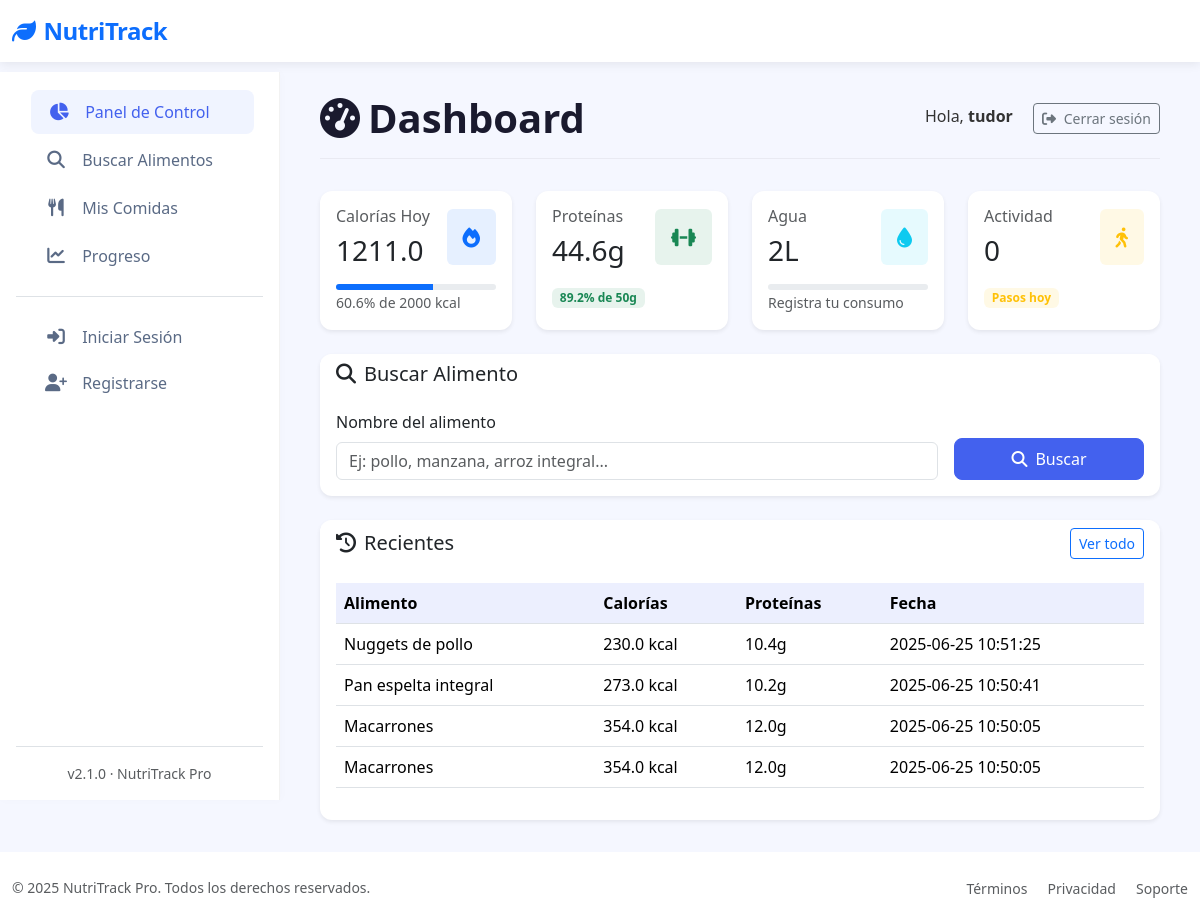
/dashboard (signed in), run on the app's committed database.
### tables this page shows
CREATE TABLE "loggin" (
	"id"	INTEGER,
	"username"	TEXT NOT NULL,
	"password"	TEXT,
	"email"	TEXT, google_id TEXT,
	PRIMARY KEY("id" AUTOINCREMENT)
);

CREATE TABLE food_entries (
        id INTEGER PRIMARY KEY AUTOINCREMENT,
        user_id INTEGER NOT NULL,
        food_name TEXT NOT NULL,
        calories REAL,
        proteins REAL,
        fats REAL,
        carbs REAL,
        date TIMESTAMP DEFAULT CURRENT_TIMESTAMP,
        FOREIGN KEY (user_id) REFERENCES loggin(id)
    );

### app/routes.py (the view)
@app.route('/dashboard')
@login_required
def dashboard():
    with get_db_cursor() as cur:
        cur.execute("SELECT * FROM user_goals WHERE user_id = ?", (current_user.id,))
        goals = cur.fetchone() or {'daily_calories': 2000, 'daily_proteins': 50, 'daily_water': 2}
        cur.execute("""
            SELECT SUM(calories) as calories, SUM(proteins) as proteins
            FROM food_entries
            WHERE user_id = ? AND date(date) = date('now')
        """, (current_user.id,))
        today_stats = cur.fetchone() or {'calories': 0, 'proteins': 0}
        cur.execute("""
            SELECT food_name, calories, proteins, date
            FROM food_entries
            WHERE user_id = ?
            ORDER BY date DESC
            LIMIT 5
        """, (current_user.id,))
        recent_foods = cur.fetchall()
    calories_percentage = min(100, (today_stats['calories'] or 0) / goals['daily_calories'] * 100)
    proteins_percentage = min(100, (today_stats['proteins'] or 0) / goals['daily_proteins'] * 100)
    return render_template('dashboard.html',
        goals=goals,
        today_stats=today_stats,
        recent_foods=recent_foods,
        calories_percentage=round(calories_percentage, 1),
        proteins_percentage=round(proteins_percentage, 1)
    )

### app/__init__.py (called while the page is built)
@login_manager.user_loader
def load_user(user_id):
    return User.get_by_id(user_id)

### app/conexion.py (called while the page is built)
@contextmanager
def get_db_connection():
    conn = sqlite3.connect(DATABASE)
    conn.row_factory = sqlite3.Row  # Esto permite acceso como diccionario
    try:
        yield conn
    finally:
        conn.close()

@contextmanager
def get_db_cursor():
    with get_db_connection() as conn:
        cursor = conn.cursor()
        try:
            yield cursor
            conn.commit()
        except:
            conn.rollback()
            raise

### app/models.py (called while the page is built)
    @staticmethod
    def get_by_id(user_id):
        with get_db_cursor() as cur:
            cur.execute("SELECT * FROM loggin WHERE id = ?", (user_id,))
            user = cur.fetchone()
            if user:
                return User(
                    id=user['id'],
                    username=user['username'],
                    email=user['email'] if 'email' in user.keys() else None,
                    google_id=user['google_id'] if 'google_id' in user.keys() else None
                )
        return None

### app/templates/dashboard.html (shortened to what this page needs)
{% extends "base.html" %}
{% block section %}
<div class="page-header d-flex justify-content-between align-items-center">
  <h1 class="page-title">
    <i class="fas fa-tachometer-alt me-2"></i>Dashboard
  </h1>
  <div>
    <span class="me-3">Hola, <strong>{{ current_user.username }}</strong></span>
    <a href="{{ url_for('logout') }}" class="btn btn-outline-secondary btn-sm">
      <i class="fas fa-sign-out-alt me-1"></i> Cerrar sesión
    </a>
  </div>
</div>
<div class="row">
  <div class="col-xl-3 col-md-6 mb-4">
    <div class="card border-0 shadow-sm h-100">
      <div class="card-body">
        <div class="d-flex justify-content-between align-items-center">
          <div>
            <h6 class="fw-medium text-muted mb-2">Calorías Hoy</h6>
            <h3 class="mb-0">{{ today_stats.calories|default(0) }}</h3>
          </div>
          <div class="bg-primary bg-opacity-10 p-3 rounded">
            <i class="fas fa-fire text-primary fa-lg"></i>
          </div>
        </div>
        <div class="mt-3">
          <div class="progress" style="height: 6px;">
            <div class="progress-bar bg-primary" style="width: {{ calories_percentage }}%"></div>
          </div>
          <small class="text-muted">{{ calories_percentage }}% de {{ goals.daily_calories }} kcal</small>
        </div>
      </div>
    </div>
  </div>
  <div class="col-xl-3 col-md-6 mb-4">
    <div class="card border-0 shadow-sm h-100">
      <div class="card-body">
        <div class="d-flex justify-content-between align-items-center">
          <div>
            <h6 class="fw-medium text-muted mb-2">Proteínas</h6>
            <h3 class="mb-0">{{ today_stats.proteins|default(0) }}g</h3>
          </div>
          <div class="bg-success bg-opacity-10 p-3 rounded">
            <i class="fas fa-dumbbell text-success fa-lg"></i>
          </div>
        </div>
        <div class="mt-3">
          <span class="badge bg-success bg-opacity-10 text-success">
            {{ proteins_percentage }}% de {{ goals.daily_proteins }}g
          </span>
        </div>
      </div>
    </div>
  </div>
  <div class="col-xl-3 col-md-6 mb-4">
    <div class="card border-0 shadow-sm h-100">
      <div class="card-body">
        <div class="d-flex justify-content-between align-items-center">
          <div>
            <h6 class="fw-medium text-muted mb-2">Agua</h6>
            <h3 class="mb-0">{{ goals.daily_water }}L</h3>
          </div>
          <div class="bg-info bg-opacity-10 p-3 rounded">
            <i class="fas fa-tint text-info fa-lg"></i>
          </div>
        </div>
        <div class="mt-3">
          <div class="progress" style="height: 6px;">
          </div>
          <small class="text-muted">Registra tu consumo</small>
        </div>
      </div>
    </div>
  </div>
  <div class="col-xl-3 col-md-6 mb-4">
    <div class="card border-0 shadow-sm h-100">
      <div class="card-body">
        <div class="d-flex justify-content-between align-items-center">
          <div>
            <h6 class="fw-medium text-muted mb-2">Actividad</h6>
            <h3 class="mb-0">0</h3>
          </div>
          <div class="bg-warning bg-opacity-10 p-3 rounded">
            <i class="fas fa-walking text-warning fa-lg"></i>
          </div>
        </div>
        <div class="mt-3">
          <span class="badge bg-warning bg-opacity-10 text-warning">Pasos hoy</span>
        </div>
      </div>
    </div>
  </div>
</div>
<div class="card border-0 shadow-sm mb-4">
  <div class="card-header bg-white border-0">
    <h5 class="mb-0">
      <i class="fas fa-search me-2"></i>Buscar Alimento
    </h5>
  </div>
  <div class="card-body">
    <form method="GET" action="{{ url_for('search_food') }}" class="row g-3">
      <div class="col-md-9">
        <label for="query" class="form-label fw-medium">Nombre del alimento</label>
        <input
          type="text"
          class="form-control"
          name="query"
          id="query"
          placeholder="Ej: pollo, manzana, arroz integral..."
          required
        >
      </div>
      <div class="col-md-3 d-flex align-items-end">
        <button type="submit" class="btn btn-primary w-100">
          <i class="fas fa-search me-2"></i>Buscar
        </button>
      </div>
    </form>
  </div>
</div>
<div class="card border-0 shadow-sm">
  <div class="card-header bg-white border-0 d-flex justify-content-between align-items-center">
    <h5 class="mb-0">
      <i class="fas fa-clock-rotate-left me-2"></i>Recientes
    </h5>
    <a href="#" class="btn btn-sm btn-outline-primary">Ver todo</a>
  </div>
  <div class="card-body">
    {% if recent_foods %}
    <div class="table-responsive">
      <table class="table table-hover">
        <thead>
          <tr>
            <th>Alimento</th>
            <th>Calorías</th>
            <th>Proteínas</th>
            <th>Fecha</th>
          </tr>
        </thead>
        <tbody>
          {% for food in recent_foods %}
          <tr>
            <td>{{ food['food_name'] }}</td>
            <td>{{ food['calories'] }} kcal</td>
            <td>{{ food['proteins'] }}g</td>
            <td>{{ food['date'] }}</td>
          </tr>
          {% endfor %}
        </tbody>
      </table>
    </div>
    {% else %}
    <p class="text-muted">No hay alimentos registrados</p>
    {% endif %}
  </div>
</div>
{% endblock %}

### app/templates/base.html (shortened to what this page needs)
<!DOCTYPE html>
<html lang="es" data-bs-theme="light">
<head>
  <link href="https://cdn.jsdelivr.net/npm/bootstrap@5.3.2/dist/css/bootstrap.min.css" rel="stylesheet">
  <link rel="stylesheet" href="https://cdn.jsdelivr.net/npm/bootstrap-icons@1.11.1/font/bootstrap-icons.css">
  <link rel="stylesheet" href="https://cdnjs.cloudflare.com/ajax/libs/font-awesome/6.4.2/css/all.min.css">
</head>
<body>
  <nav class="navbar navbar-expand-lg navbar-light bg-white">
    <div class="container-fluid">
      <a class="navbar-brand text-primary" href="#">
        <i class="fas fa-leaf me-2"></i>NutriTrack
      </a>
    </div>
  </nav>
  <div class="container-fluid">
    <div class="row">
      <nav class="sidebar d-flex flex-column p-3" id="sidebar">
        <ul class="nav nav-pills flex-column mb-auto">
          <li class="nav-item">
            <a href="{{ url_for('dashboard') }}" class="nav-link {% if request.path == url_for('dashboard') %}active{% endif %}">
              <i class="fas fa-chart-pie"></i> Panel de Control
            </a>
          </li>
          <li>
            <a href="{{ url_for('search_food') }}" class="nav-link {% if request.path == url_for('search_food') %}active{% endif %}">
              <i class="fas fa-search"></i> Buscar Alimentos
            </a>
          </li>
          <li>
            <a href="#" class="nav-link">
              <i class="fas fa-utensils"></i> Mis Comidas
            </a>
          </li>
          <li>
            <a href="#" class="nav-link">
              <i class="fas fa-chart-line"></i> Progreso
            </a>
          </li>
          <li class="pt-3 mt-3 border-top">
            {% if session.username %}
            <a href="{{ url_for('logout') }}" class="nav-link">
              <i class="fas fa-sign-out-alt"></i> Cerrar Sesión
            </a>
            {% else %}
            <a href="{{ url_for('login') }}" class="nav-link">
              <i class="fas fa-sign-in-alt"></i> Iniciar Sesión
            </a>
            <a href="{{ url_for('register') }}" class="nav-link">
              <i class="fas fa-user-plus"></i> Registrarse
            </a>
            {% endif %}
          </li>
        </ul>
        <div class="mt-auto pt-3 border-top">
          <div class="text-center small text-muted">
            v2.1.0 · NutriTrack Pro
          </div>
        </div>
      </nav>
      <main class="main-content" id="mainContent">
        {% block section %}{% endblock %}
      </main>
    </div>
  </div>
  <footer class="bg-white py-4 mt-auto">
    <div class="container-fluid">
      <div class="row align-items-center">
        <div class="col-md-6 text-center text-md-start">
          <p class="mb-0 small text-muted">&copy; 2025 NutriTrack Pro. Todos los derechos reservados.</p>
        </div>
        <div class="col-md-6 text-center text-md-end">
          <a href="#" class="text-decoration-none small text-muted me-3">Términos</a>
          <a href="#" class="text-decoration-none small text-muted me-3">Privacidad</a>
          <a href="#" class="text-decoration-none small text-muted">Soporte</a>
        </div>
      </div>
    </div>
  </footer>
</body>
</html>

### app/templates/base.html (style rules this page uses)
:root { --primary-color: #4361ee; --secondary-color: #3f37c9; --accent-color: #4cc9f0; --dark-color: #1a1a2e; --light-color: #f8f9fa; --success-color: #4bb543; }
body { font-family: 'Segoe UI', system-ui, -apple-system, sans-serif; background-color: #f5f7ff; color: #333; min-height: 100vh; display: flex; flex-direction: column; }
.navbar-brand { font-weight: 700; font-size: 1.5rem; letter-spacing: -0.5px; }
.navbar { box-shadow: 0 2px 10px rgba(0, 0, 0, 0.08); background: white !important; }
.sidebar { width: 280px; background: white; height: calc(100vh - 72px); position: sticky; top: 72px; border-right: 1px solid rgba(0, 0, 0, 0.05); box-shadow: 1px 0 10px rgba(0, 0, 0, 0.02); transition: all 0.3s ease; z-index: 100; }
.sidebar .nav-link { font-weight: 500; color: #5a6a85; border-radius: 8px; margin: 2px 12px; padding: 10px 16px; transition: all 0.2s ease; }
.sidebar .nav-link:hover, .sidebar .nav-link.active { background-color: #f0f4ff; color: var(--primary-color); transform: translateX(3px); }
.sidebar .nav-link i { width: 24px; text-align: center; margin-right: 10px; font-size: 1.1rem; }
.main-content { flex: 1; padding: 2rem 2.5rem; background-color: #f5f7ff; }
.card { border: none; border-radius: 12px; box-shadow: 0 4px 12px rgba(0, 0, 0, 0.05); transition: transform 0.2s ease, box-shadow 0.2s ease; }
.card-header { background-color: white; border-bottom: 1px solid rgba(0, 0, 0, 0.05); font-weight: 600; border-radius: 12px 12px 0 0 !important; }
.btn-primary { background-color: var(--primary-color); border-color: var(--primary-color); font-weight: 500; padding: 8px 20px; border-radius: 8px; }
.table { --bs-table-bg: transparent; }
.table > thead { background-color: rgba(67, 97, 238, 0.1); color: var(--primary-color); }
.page-header { display: flex; justify-content: space-between; align-items: center; margin-bottom: 2rem; padding-bottom: 1rem; border-bottom: 1px solid rgba(0, 0, 0, 0.05); }
.page-title { font-weight: 700; color: var(--dark-color); margin: 0; }

### data on the page
loggin: username "tudor"
food_entries: food_name "Nuggets de pollo", calories "230.0", proteins "10.4", date "2025-06-25 10:51:25"
food_entries: food_name "Pan espelta integral", calories "273.0", proteins "10.2", date "2025-06-25 10:50:41"
food_entries: food_name "Macarrones", calories "354.0", proteins "12.0", date "2025-06-25 10:50:05"
food_entries: food_name "Macarrones", calories "354.0", proteins "12.0", date "2025-06-25 10:50:05"

### other printed values
{{ today_stats.calories|default(0) }} "1211.0"
{{ calories_percentage }} "60.6"
{{ goals.daily_calories }} "2000"
{{ today_stats.proteins|default(0) }} "44.6"
{{ proteins_percentage }} "89.2"
{{ goals.daily_proteins }} "50"
{{ goals.daily_water }} "2"
